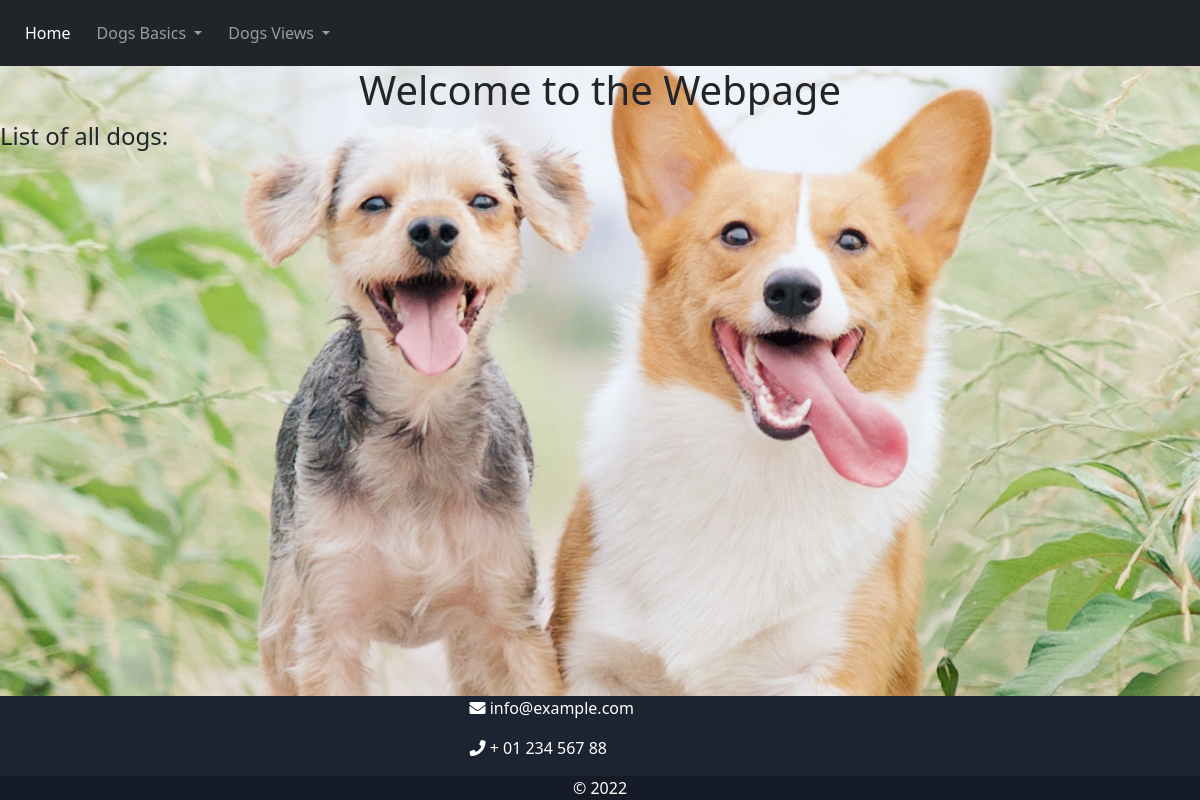
The app's page /dogViews/list/, older data.
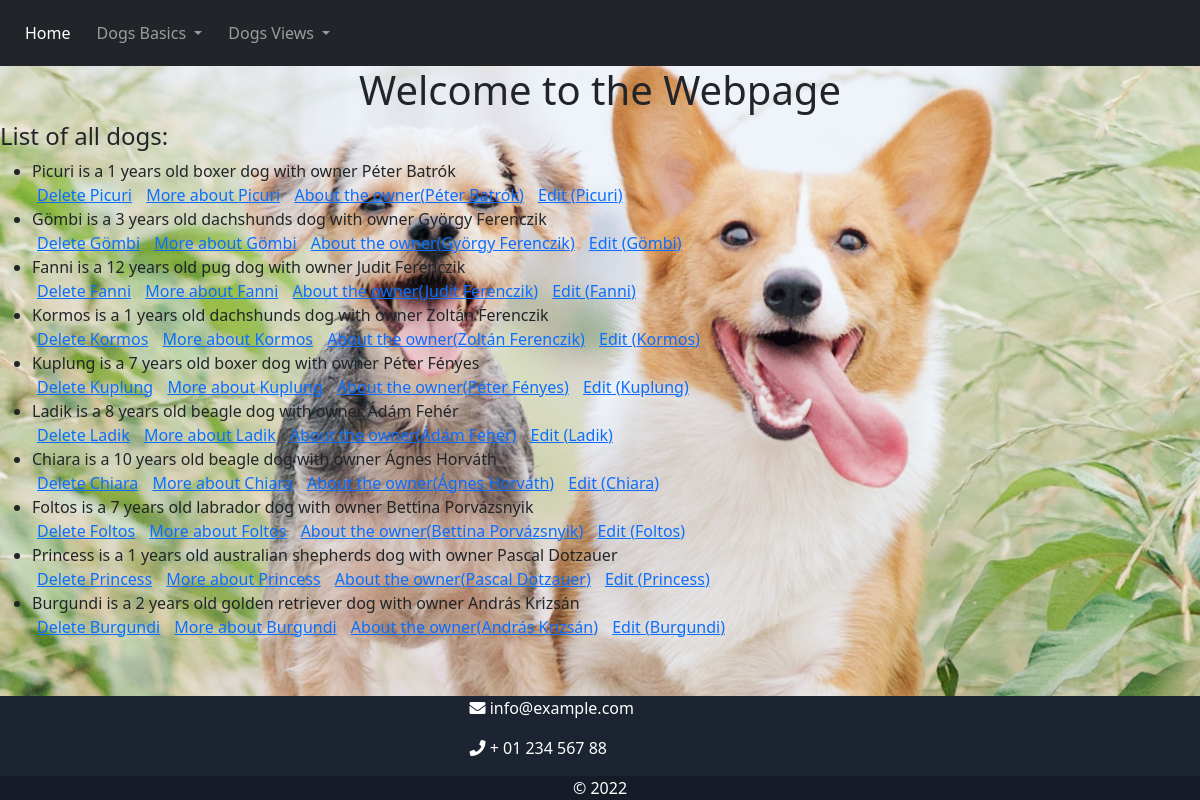
The same page, newer data.
### dog_views/models.py (models this page shows, shortened)
class Doggo(models.Model):
    class Sex(models.TextChoices):
        MALE = 'M', _('Male')
        FEMALE = 'F', _('Female')
    name = models.CharField(max_length=30, validators=[MinLengthValidator(1)], default="Boglárka")
    age = models.IntegerField(validators=[MinValueValidator(0), MaxValueValidator(60)], default=3)
    color = models.CharField(max_length=20, validators=[MinLengthValidator(1)], default="Black")
    breed = models.ForeignKey('Breed', on_delete=models.SET_NULL, null=True)
    isBiting = models.BooleanField(default=False)
    sex = models.CharField(
        max_length=1,
        choices=Sex.choices,
        default=Sex.MALE
    )
    owner = models.ForeignKey('Owner', on_delete=models.SET_NULL, null=True)
    def __str__(self):
        return f"{self.name} is a {self.age} years old {self.breed} dog with owner {self.owner}\n"

class Breed(models.Model):
    name = models.CharField(max_length=50, default="mixture")
    def __str__(self):
        return self.name

class Owner(models.Model):
    name = models.CharField(max_length=50, default="John Doe")
    age = models.IntegerField()
    class Meta:
        ordering = ['name', 'age']
    def __str__(self):
        return f"{self.name} "

### dog_views/views.py (the view)
# urls.py: path('list/', views.DoggoListView.as_view(), name='list_dog'),
class DoggoListView(ListView):
    model = Doggo
    context_object_name = "dog_list"

### dog_views/templates/dog_views/doggo_list.html (shortened to what this page needs)
<!DOCTYPE html>
<html lang="en">
{%extends "base.html" %}
{% block content %}
<h4>List of all dogs:</h4>
<ul>
    {% for dog in dog_list %}
    <li> {{dog }}</li>
    <a href="delete_dog/{{dog.id}}"> Delete {{dog.name}}</a>
    <a href="{% url 'dog_views:detail_dog' dog.id %}"> More about {{dog.name}}</a>
    <a href="{% url 'dog_views:detail_owner' dog.owner.id %}"> About the owner({{dog.owner.name}})</a>
     <a href="{% url 'dog_views:edit_dog' dog.id %}"> Edit ({{dog.name}})</a>
    {% endfor %}
</ul>
{% endblock %}

Row changes from the older to the newer data that the page shows:
added Doggo: name+age+breed "Picuri is a 1 years old boxer dog with owner Péter Batrók", name "Picuri", owner.name "Péter Batrók"
added Doggo: name+age+breed "Gömbi is a 3 years old dachshunds dog with owner György Ferenczik", name "Gömbi", owner.name "György Ferenczik"
added Doggo: name+age+breed "Fanni is a 12 years old pug dog with owner Judit Ferenczik", name "Fanni", owner.name "Judit Ferenczik"
added Doggo: name+age+breed "Kormos is a 1 years old dachshunds dog with owner Zoltán Ferenczik", name "Kormos", owner.name "Zoltán Ferenczik"
added Doggo: name+age+breed "Kuplung is a 7 years old boxer dog with owner Péter Fényes", name "Kuplung", owner.name "Péter Fényes"
added Doggo: name+age+breed "Ladik is a 8 years old beagle dog with owner Ádám Fehér", name "Ladik", owner.name "Ádám Fehér"
added Doggo: name+age+breed "Chiara is a 10 years old beagle dog with owner Ágnes Horváth", name "Chiara", owner.name "Ágnes Horváth"
added Doggo: name+age+breed "Foltos is a 7 years old labrador dog with owner Bettina Porvázsnyik", name "Foltos", owner.name "Bettina Porvázsnyik"
added Doggo: name+age+breed "Princess is a 1 years old australian shepherds dog with owner Pascal Dotzauer", name "Princess", owner.name "Pascal Dotzauer"
added Doggo: name+age+breed "Burgundi is a 2 years old golden retriever dog with owner András Krizsán", name "Burgundi", owner.name "András Krizsán"
